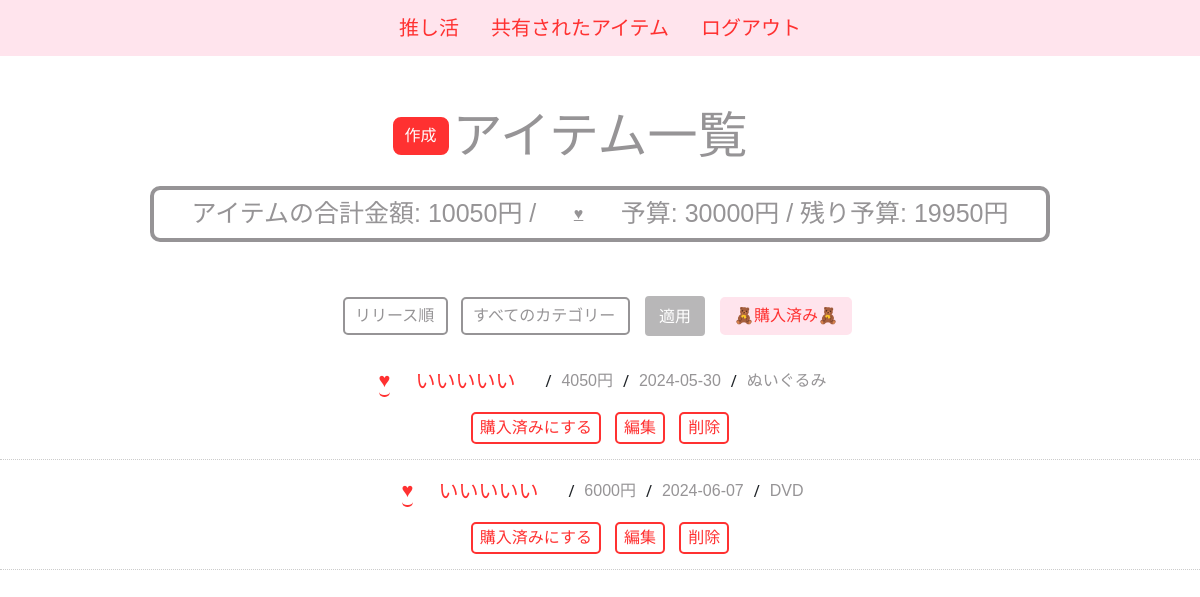
Before: /sample/item/list/3/ (signed in) with the older database file.
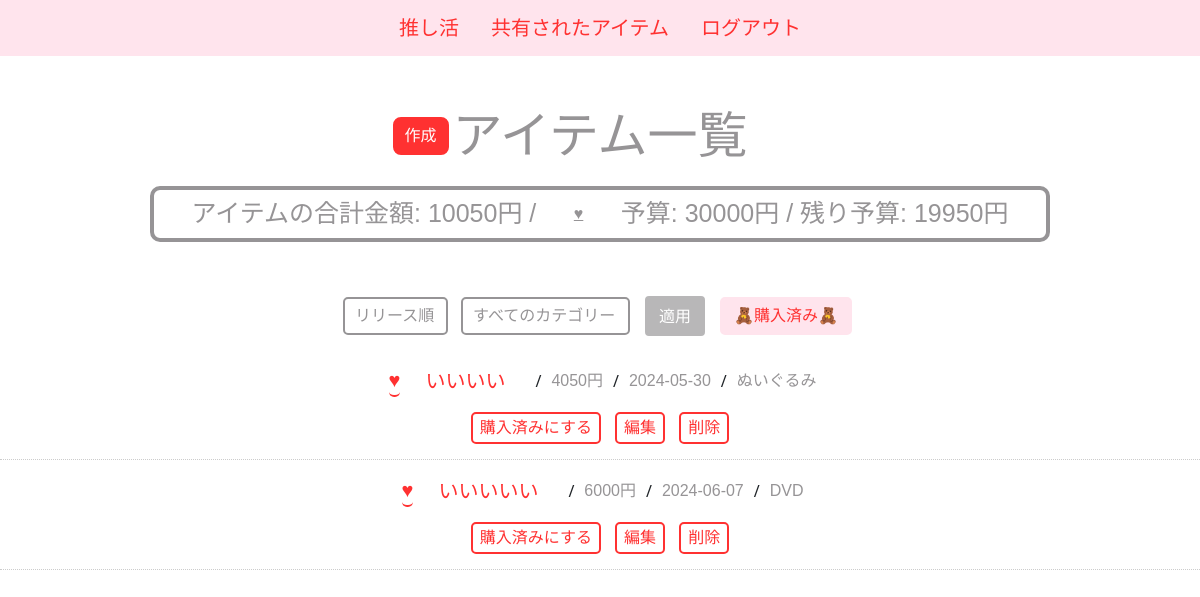
After: the same page with the newer database file.
### sample/models.py (models this page shows, shortened)
class Item(models.Model):
    name = models.CharField(max_length=100)
    price = models.DecimalField(max_digits=10, decimal_places=2)
    release_date = models.DateField()
    category = models.ForeignKey(Category, on_delete=models.CASCADE,null=True)
    user = models.ForeignKey(settings.AUTH_USER_MODEL, on_delete=models.CASCADE, default=None)
    created_at = models.DateTimeField(auto_now_add=True)
    updated_at = models.DateTimeField(auto_now=True)
    purchased = models.BooleanField(default=False)  # 購入済みフラグを追加

class Category(models.Model):
    name = models.CharField(max_length=100)
    created_at = models.DateTimeField(auto_now_add=True)
    updated_at = models.DateTimeField(auto_now=True)

### sample/views.py (the view)
# urls.py: path('item/list/<int:favorite_id>/', views.item_list_with_favorite, name='item_list_with_favorite'),
@login_required
def item_list_with_favorite(request, favorite_id):
    categories = Category.objects.all()  # 全てのカテゴリーを取得
    category_id = request.GET.get('category_id')  # URLからカテゴリーIDを取得
    favorite = get_object_or_404(Favorite, id=favorite_id, user=request.user)
    items = favorite.items.filter(user=request.user, purchased=False)
    if category_id:
        items = items.filter(category_id=category_id)
    sort = request.GET.get('sort', '')
    if sort == 'release_date':
        items = items.order_by('release_date')
    elif sort == 'price_desc':
        items = items.order_by('-price')
    elif sort == 'price_asc':
        items = items.order_by('price')
    today = timezone.now()
    budget = Budget.objects.filter(user=request.user, favorite=favorite, month__year=today.year, month__month=today.month).first()
    total_amount = items.aggregate(Sum('price'))['price__sum'] or 0
    remaining_budget = budget.budget - total_amount if budget else 0
    context = {
        'items': items,
        'categories': categories,  # カテゴリー情報を追加
        'selected_category_id': category_id,  # テンプレートで選択されたカテゴリーIDを表示
        'total_amount': total_amount,
        'budget': budget,
        'remaining_budget': remaining_budget,
        'favorite_id': favorite_id,  # favorite_idをコンテキストに追加
        'sort': sort  # 現在のソート方法をコンテキストに追加
    }
    return render(request, 'sample/item_list.html', context)

### templates/sample/item_list.html (shortened to what this page needs)
{% extends "base.html" %}
{% block content %}
<head>
</head>
<body>
            <section class="d-flex align-items-center justify-content-center">
            <p>
                <a href="{% url 'sample:item_create' favorite_id=favorite_id %}">
                    <button class="btn btn-primary custom-button">作成</button>
                </a>
                <h2 class="custom-color ml-3">アイテム一覧</h2>
            </p>
           </section>
    <div class="budget-info-container">
        <div class="budget-info">
        <p class="center-text">アイテムの合計金額: {{ total_amount }}円 /</p>
        <a href="{% url 'sample:budget_create' %}?favorite_id={{ favorite_id }}" class="btn-link budget-link">♥</a>
        {% if budget %}
            <p class="center-text">
                予算: <span id="budget-display">{{ budget.budget|floatformat:0 }}</span>円 /
                残り予算: {{ remaining_budget|floatformat:0 }}円
            </p>
        {% else %}
            <p class="center-text">予算が登録されていません。</p>
        {% endif %}
        </div>
    </div>
        <form method="get" action="{% url 'sample:item_list_with_favorite' favorite_id=favorite_id %}" class="sort-form">
            <div class="form-group">
                <select name="sort" id="sort" class="form-control">
                    <option value="release_date" {% if sort == 'release_date' %}selected{% endif %}>リリース順</option>
                </select>
            </div>
            <div class="form-group">
                <select name="category_id" id="category_id" class="form-control">
                    <option value="">すべてのカテゴリー</option>
                </select>
            </div>
            <button type="submit" class="btn btn-primary">適用</button>
            <a href="{% url 'sample:purchased_items' %}?favorite_id={{ favorite_id }}" class="btn btn-secondary purchase-button ml-3">🧸購入済み🧸</a>
        </form>
        <ul class="list-unstyled item-list">
            {% for item in items %}
            <li class="item-list">
            <span class="item-info">
                    <a href="#" class="share-link" onclick="promptForUsername({{ item.id }}); return false;">♥</a>
                    <span class="item-name">{{ item.name }}</span>/
                    <span class="item-price">{{ item.price|floatformat:0 }}円</span> /
                    <span class="item-release">{{ item.release_date | date:"Y-m-d" }}</span> /
                    <span class="item-category">{{ item.category.name }}</span>
            </span>
                <div class="item-buttons">
                    <form action="{% url 'sample:mark_item_purchased' item.id %}" method="post" style="display: inline;">
                        <button type="submit" class="btn btn-success" {% if item.purchased %}disabled{% endif %}>購入済みにする</button>
                    </form>
                    <a href="{% url 'sample:item_edit' item.id %}" class="btn btn-warning">編集</a>
                    <a href="{% url 'sample:item_delete' item.id %}" class="btn btn-danger" onclick="return confirm('削除してよろしいですか？');">削除</a>
                </div>
            </li>
            {% empty %}
            <li class="item-list-item no-items-message">アイテムがありません。</li>
            {% comment %} <li>アイテムがありません。</li> {% endcomment %}
            {% endfor %}
        </ul>
</body>
{% endblock %}

Changed rows visible on the page:
changed Item "ぬいぐるみ": name "いいいいい" → "いいいい"
